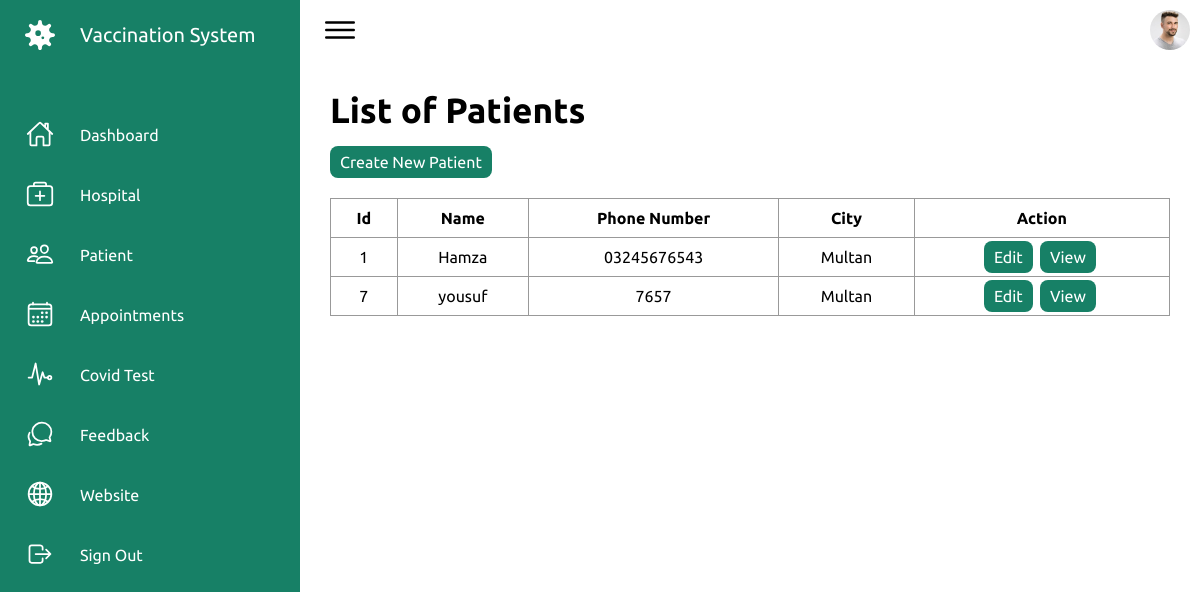
The app's page /Admin/patient.php (signed in) with its own data.
### tables this page shows
CREATE TABLE `tbl_patient` (
  `id` int(11) NOT NULL,
  `name` varchar(50) NOT NULL,
  `contact` varchar(15) NOT NULL,
  `email` varchar(50) NOT NULL,
  `password` varchar(50) NOT NULL,
  `cid` int(11) NOT NULL,
  `address` varchar(150) NOT NULL,
  `gender` varchar(15) NOT NULL,
  `image` varchar(100) NOT NULL,
  `status` varchar(50) NOT NULL DEFAULT 'activate'
);

CREATE TABLE `tbl_city` (
  `id` int(11) NOT NULL,
  `name` varchar(50) NOT NULL
);

### Admin/patient.php (the view, shortened to what this page needs)
<?php
    include("connection.php");
?>
<!DOCTYPE html>
<html lang="en">
<head>
    <link rel="stylesheet" href="assets/css/index.css">
</head>
<body>
    <div class="container">
        <?php
            include("navigation.php");
        ?>
        <div class="main">
            <div class="topbar">
                <div class="toggle">
                    <ion-icon name="menu-outline"></ion-icon>
                </div>
                <div class="user">
                    <a href='profile.php'><img src="assets/imgs/customer01.jpg" alt=""></a>
                </div>
            </div>
            <div class="mainContent">
                <h2 class="title">List of Patients</h2>
                <a href="add_new_patient.php" class="btn">Create New Patient</a>
                <table>
                    <thead>
                        <tr>
                            <th>Id</th>
                            <th>Name</th>
                            <th>Phone Number</th>
                            <th>City</th>
                            <th>Action</th>
                        </tr>
                    </thead>
                    <tbody>
                        <?php
                            $query = "SELECT tbl_patient.*,tbl_city.name as 'cname' FROM tbl_patient INNER JOIN tbl_city ON tbl_patient.cid=tbl_city.id";
                            $result = mysqli_query($connection,$query);
                            foreach($result as $row)
                            {
                                echo
                                "<tr>
                                    <td>$row[id]</td>
                                    <td>$row[name]</td>
                                    <td>$row[contact]</td>
                                    <td>$row[cname]</td>
                                    <td>
                                    <a href='edit_patient.php?id=$row[id]'>Edit</a>&nbsp;
                                    <a href='view_patient.php?id=$row[id]'>View</a>&nbsp";
                            }
                        ?>
                    </tbody>
                </table>
            </div>
        </div>
    </div>
</body>
</html>

### Admin/assets/css/index.css (style rules this page uses)
* { font-family: "Ubuntu", sans-serif; margin: 0; padding: 0; box-sizing: border-box; }
:root { --white: #fff; --gray: #f5f5f5; --black1: #222; --black2: #999; --green:#178066; }
body { min-height: 100vh; overflow-x: hidden; }
.container { position: relative; width: 100%; }
.main { position: absolute; width: calc(100% - 300px); left: 300px; min-height: 100vh; background: var(--white); transition: 0.5s; }
.topbar { width: 100%; height: 60px; display: flex; justify-content: space-between; align-items: center; padding: 0 10px; }
.toggle { position: relative; width: 60px; height: 60px; display: flex; justify-content: center; align-items: center; font-size: 2.5rem; cursor: pointer; }
.user { position: relative; width: 40px; height: 40px; border-radius: 50%; overflow: hidden; cursor: pointer; }
.user img { position: absolute; top: 0; left: 0; width: 100%; height: 100%; object-fit: cover; }

### Admin/patient.php (style rules this page uses)
.mainContent { padding: 30px; }
.mainContent .title { font-size: 35px; }
.mainContent table { width: 100%; }
.mainContent table,td,th { margin-top: 20px; border: 1px solid #999; text-align: center; border-collapse: collapse; padding: 10px; }
.mainContent table a { padding: 7px 10px; background-color: #178066; text-decoration: none; border-radius: 8px; color: #fff; }
.mainContent .btn { display: inline-block; margin-top: 15px; padding: 7px 10px; background-color: #178066; text-decoration: none; border-radius: 8px; color: #fff; }

### records on screen
tbl_patient: id "1", name "Hamza", contact "03245676543", tbl_city.name "Multan"
tbl_patient: id "7", name "yousuf", contact "7657", tbl_city.name "Multan"
